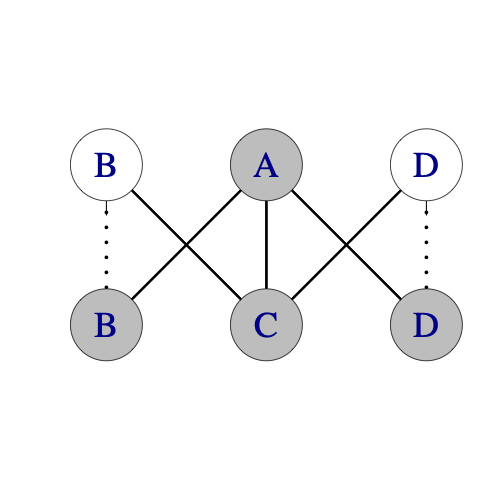

This figure's R source:

# a switch sides feed
rm( list=ls() )
library(igraph)

 A <- matrix(0,6,6)
 A[1,2] <- A[2,1] <- 1
 A[1,3] <- A[3,1] <- 1
 A[1,4] <- A[4,1] <- 1
#
 A[5,3] <- A[3,5] <- 1
 A[6,3] <- A[3,6] <- 1

 A[2,5] <- 1
 A[4,6] <- 1

 g <- graph.adjacency(A)

 ll <- rbind( c(0,1), c( -1,0 ), c(0,0), c(1,0), c(-1,1), c(1,1) )

  le <- rep(1,12)
  le[c(5,10)] <- 3
  lw <- rep(3, 12)
  lw[le==3] <- 5


 pdf( file="swfeed.pdf" )
 par( mgp=rep(1,3) )
 plot(g,  layout=ll, xlim=c(-1.2,1.2), ylim=c(-.2,1.2),
	edge.arrow.width=0, edge.width=lw, vertex.label=c("A","B","C","D",
	"B", "D"), edge.lty = le, 
	edge.color="black" ,  rescale=FALSE, 
	
	vertex.color= c( rep("grey",4), rep("white",2) ),
	vertex.label.cex=3, vertex.size=45 )
 dev.off()
